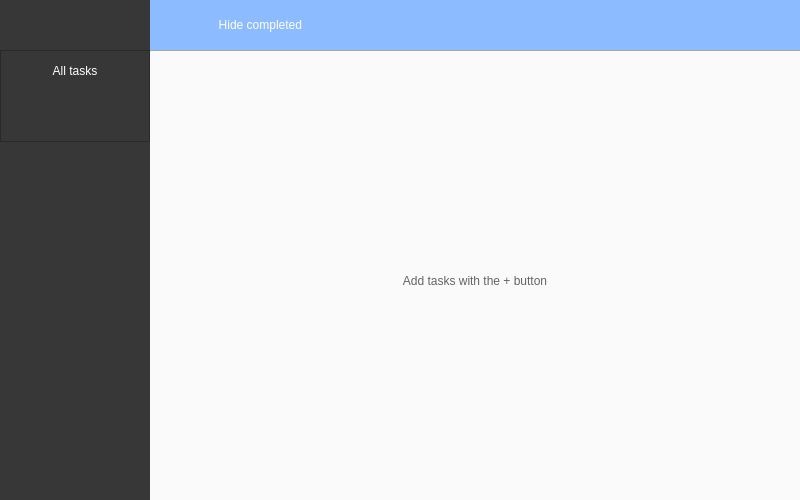
<?xml version="1.0" encoding="UTF-8"?>
<ui version="4.0">
 <class>MainWindow</class>
 <widget class="QMainWindow" name="MainWindow">
  <property name="geometry">
   <rect>
    <x>0</x>
    <y>0</y>
    <width>800</width>
    <height>500</height>
   </rect>
  </property>
  <property name="minimumSize">
   <size>
    <width>800</width>
    <height>500</height>
   </size>
  </property>
  <property name="maximumSize">
   <size>
    <width>16777215</width>
    <height>16777215</height>
   </size>
  </property>
  <property name="font">
   <font>
    <family>Segoe UI Light</family>
    <pointsize>12</pointsize>
    <weight>3</weight>
    <italic>false</italic>
    <bold>false</bold>
   </font>
  </property>
  <property name="windowTitle">
   <string>MainWindow</string>
  </property>
  <property name="styleSheet">
   <string notr="true">font: 25 12pt &quot;Segoe UI Light&quot;;</string>
  </property>
  <widget class="QWidget" name="centralwidget">
   <layout class="QHBoxLayout" name="verticalLayout">
    <property name="spacing">
     <number>0</number>
    </property>
    <property name="leftMargin">
     <number>0</number>
    </property>
    <property name="topMargin">
     <number>0</number>
    </property>
    <property name="rightMargin">
     <number>0</number>
    </property>
    <property name="bottomMargin">
     <number>0</number>
    </property>
    <item>
     <widget class="QFrame" name="sidebar_frame">
      <property name="minimumSize">
       <size>
        <width>150</width>
        <height>0</height>
       </size>
      </property>
      <property name="maximumSize">
       <size>
        <width>50</width>
        <height>16777215</height>
       </size>
      </property>
      <property name="styleSheet">
       <string notr="true">.QFrame {
	background: rgb(55, 55, 55);
}
.QPushButton {
	color: white;
	background: rgba(0, 0, 0, 0);
	border: none;
}
.QPushButton:hover:!pressed {
	background: rgba(0, 0, 0, 50);
}
</string>
      </property>
      <layout class="QVBoxLayout" name="verticalLayout_3">
       <property name="spacing">
        <number>0</number>
       </property>
       <property name="leftMargin">
        <number>0</number>
       </property>
       <property name="topMargin">
        <number>0</number>
       </property>
       <property name="rightMargin">
        <number>0</number>
       </property>
       <property name="bottomMargin">
        <number>0</number>
       </property>
       <item>
        <widget class="QFrame" name="sidebar_btn_frame">
         <property name="sizePolicy">
          <sizepolicy hsizetype="Preferred" vsizetype="Fixed">
           <horstretch>0</horstretch>
           <verstretch>0</verstretch>
          </sizepolicy>
         </property>
         <property name="frameShape">
          <enum>QFrame::NoFrame</enum>
         </property>
         <property name="frameShadow">
          <enum>QFrame::Raised</enum>
         </property>
         <layout class="QVBoxLayout" name="verticalLayout_4">
          <property name="spacing">
           <number>0</number>
          </property>
          <property name="leftMargin">
           <number>0</number>
          </property>
          <property name="topMargin">
           <number>0</number>
          </property>
          <property name="rightMargin">
           <number>0</number>
          </property>
          <property name="bottomMargin">
           <number>0</number>
          </property>
          <item>
           <widget class="QPushButton" name="toggle_menu_btn">
            <property name="sizePolicy">
             <sizepolicy hsizetype="Preferred" vsizetype="Fixed">
              <horstretch>0</horstretch>
              <verstretch>0</verstretch>
             </sizepolicy>
            </property>
            <property name="minimumSize">
             <size>
              <width>50</width>
              <height>50</height>
             </size>
            </property>
            <property name="maximumSize">
             <size>
              <width>60</width>
              <height>16777215</height>
             </size>
            </property>
            <property name="styleSheet">
             <string notr="true">background-image: url(:/images/icons/burger.png);
</string>
            </property>
            <property name="text">
             <string/>
            </property>
            <property name="iconSize">
             <size>
              <width>50</width>
              <height>50</height>
             </size>
            </property>
           </widget>
          </item>
         </layout>
        </widget>
       </item>
       <item>
        <widget class="QScrollArea" name="projects_scoll">
         <property name="sizePolicy">
          <sizepolicy hsizetype="Expanding" vsizetype="MinimumExpanding">
           <horstretch>0</horstretch>
           <verstretch>0</verstretch>
          </sizepolicy>
         </property>
         <property name="styleSheet">
          <string notr="true">.QScrollArea {
	border: 0px solid;
}
.QWidget{
	background: rgb(55, 55, 55);
}</string>
         </property>
         <property name="widgetResizable">
          <bool>true</bool>
         </property>
         <widget class="QWidget" name="projects_content">
          <property name="geometry">
           <rect>
            <x>0</x>
            <y>0</y>
            <width>150</width>
            <height>450</height>
           </rect>
          </property>
          <property name="sizePolicy">
           <sizepolicy hsizetype="Preferred" vsizetype="Minimum">
            <horstretch>0</horstretch>
            <verstretch>0</verstretch>
           </sizepolicy>
          </property>
          <layout class="QVBoxLayout" name="verticalLayout_5">
           <property name="spacing">
            <number>0</number>
           </property>
           <property name="leftMargin">
            <number>0</number>
           </property>
           <property name="topMargin">
            <number>0</number>
           </property>
           <property name="rightMargin">
            <number>0</number>
           </property>
           <property name="bottomMargin">
            <number>0</number>
           </property>
           <item alignment="Qt::AlignTop">
            <widget class="QFrame" name="projects_area">
             <property name="frameShape">
              <enum>QFrame::StyledPanel</enum>
             </property>
             <property name="frameShadow">
              <enum>QFrame::Raised</enum>
             </property>
             <layout class="QVBoxLayout" name="verticalLayout_11">
              <property name="spacing">
               <number>0</number>
              </property>
              <property name="leftMargin">
               <number>0</number>
              </property>
              <property name="topMargin">
               <number>0</number>
              </property>
              <property name="rightMargin">
               <number>0</number>
              </property>
              <property name="bottomMargin">
               <number>0</number>
              </property>
              <item>
               <widget class="QPushButton" name="all_projects_btn">
                <property name="minimumSize">
                 <size>
                  <width>0</width>
                  <height>40</height>
                 </size>
                </property>
                <property name="styleSheet">
                 <string notr="true">padding: 10px;</string>
                </property>
                <property name="text">
                 <string>All tasks</string>
                </property>
               </widget>
              </item>
              <item>
               <widget class="QPushButton" name="create_project_btn">
                <property name="minimumSize">
                 <size>
                  <width>0</width>
                  <height>50</height>
                 </size>
                </property>
                <property name="maximumSize">
                 <size>
                  <width>50</width>
                  <height>16777215</height>
                 </size>
                </property>
                <property name="styleSheet">
                 <string notr="true">background-image: url(./uis/res/icons/plus.png);</string>
                </property>
                <property name="text">
                 <string/>
                </property>
               </widget>
              </item>
             </layout>
            </widget>
           </item>
          </layout>
         </widget>
        </widget>
       </item>
      </layout>
     </widget>
    </item>
    <item>
     <widget class="QFrame" name="content">
      <property name="styleSheet">
       <string notr="true">.QFrame{
	background: rgb(167, 167, 167);
}</string>
      </property>
      <property name="frameShape">
       <enum>QFrame::NoFrame</enum>
      </property>
      <property name="frameShadow">
       <enum>QFrame::Raised</enum>
      </property>
      <layout class="QVBoxLayout" name="verticalLayout_2">
       <property name="spacing">
        <number>1</number>
       </property>
       <property name="leftMargin">
        <number>0</number>
       </property>
       <property name="topMargin">
        <number>0</number>
       </property>
       <property name="rightMargin">
        <number>0</number>
       </property>
       <property name="bottomMargin">
        <number>0</number>
       </property>
       <item>
        <widget class="QFrame" name="top_bar_frame">
         <property name="maximumSize">
          <size>
           <width>16777215</width>
           <height>50</height>
          </size>
         </property>
         <property name="styleSheet">
          <string notr="true">.QFrame {
	background: rgb(140, 187, 255);
	background-image: url(./uis/res/icons/banner.png);
}
.QPushButton {
	color: white;
	background: rgba(0, 0, 0, 0);
	border: none;
}
.QPushButton:hover:!pressed {
	background: rgba(0, 0, 0, 50);
}
</string>
         </property>
         <property name="frameShape">
          <enum>QFrame::NoFrame</enum>
         </property>
         <property name="frameShadow">
          <enum>QFrame::Raised</enum>
         </property>
         <layout class="QHBoxLayout" name="horizontalLayout">
          <property name="spacing">
           <number>0</number>
          </property>
          <property name="leftMargin">
           <number>0</number>
          </property>
          <property name="topMargin">
           <number>0</number>
          </property>
          <property name="bottomMargin">
           <number>0</number>
          </property>
          <item alignment="Qt::AlignHCenter">
           <widget class="QPushButton" name="create_note_btn">
            <property name="minimumSize">
             <size>
              <width>50</width>
              <height>50</height>
             </size>
            </property>
            <property name="styleSheet">
             <string notr="true">QPushButton{
	background-image: url(./uis/res/icons/plus.png);
}</string>
            </property>
            <property name="text">
             <string/>
            </property>
            <property name="iconSize">
             <size>
              <width>50</width>
              <height>50</height>
             </size>
            </property>
           </widget>
          </item>
          <item>
           <widget class="QCheckBox" name="finished_notes_check">
            <property name="sizePolicy">
             <sizepolicy hsizetype="Minimum" vsizetype="Expanding">
              <horstretch>0</horstretch>
              <verstretch>0</verstretch>
             </sizepolicy>
            </property>
            <property name="layoutDirection">
             <enum>Qt::RightToLeft</enum>
            </property>
            <property name="styleSheet">
             <string notr="true">QCheckBox {
	color: white;
	background: rgba(0, 0, 0, 0);
	padding-left: 17px;
	padding-right: 17px;
}
QCheckBox:hover:!pressed {
	background: rgba(0, 0, 0, 50);
}
/*QCheckBox::indicator {
	background: rgba(0, 0, 0, 50);
}*/</string>
            </property>
            <property name="text">
             <string>Hide completed</string>
            </property>
            <property name="tristate">
             <bool>false</bool>
            </property>
           </widget>
          </item>
          <item>
           <spacer name="horizontalSpacer">
            <property name="orientation">
             <enum>Qt::Horizontal</enum>
            </property>
            <property name="sizeHint" stdset="0">
             <size>
              <width>40</width>
              <height>20</height>
             </size>
            </property>
           </spacer>
          </item>
         </layout>
        </widget>
       </item>
       <item>
        <widget class="QScrollArea" name="timeline_scroll">
         <property name="styleSheet">
          <string notr="true">.QScrollArea {
	border: 0px solid;
}</string>
         </property>
         <property name="widgetResizable">
          <bool>true</bool>
         </property>
         <widget class="QWidget" name="timeline_contents">
          <property name="geometry">
           <rect>
            <x>0</x>
            <y>0</y>
            <width>650</width>
            <height>449</height>
           </rect>
          </property>
          <property name="styleSheet">
           <string notr="true">background: rgb(250, 250, 250);</string>
          </property>
          <layout class="QVBoxLayout" name="verticalLayout_9">
           <property name="spacing">
            <number>0</number>
           </property>
           <property name="leftMargin">
            <number>0</number>
           </property>
           <property name="topMargin">
            <number>0</number>
           </property>
           <property name="rightMargin">
            <number>0</number>
           </property>
           <property name="bottomMargin">
            <number>0</number>
           </property>
           <item alignment="Qt::AlignTop">
            <widget class="QFrame" name="timeline_area">
             <layout class="QVBoxLayout" name="verticalLayout_10">
              <property name="spacing">
               <number>10</number>
              </property>
              <property name="leftMargin">
               <number>15</number>
              </property>
              <property name="topMargin">
               <number>15</number>
              </property>
              <property name="rightMargin">
               <number>15</number>
              </property>
              <property name="bottomMargin">
               <number>15</number>
              </property>
             </layout>
            </widget>
           </item>
           <item>
            <widget class="QLabel" name="empty_timeline_label">
             <property name="sizePolicy">
              <sizepolicy hsizetype="Preferred" vsizetype="Expanding">
               <horstretch>0</horstretch>
               <verstretch>0</verstretch>
              </sizepolicy>
             </property>
             <property name="styleSheet">
              <string notr="true">color: rgb(100, 100, 100);
padding-bottom: 20px;</string>
             </property>
             <property name="text">
              <string>Add tasks with the + button</string>
             </property>
             <property name="alignment">
              <set>Qt::AlignCenter</set>
             </property>
             <property name="wordWrap">
              <bool>true</bool>
             </property>
            </widget>
           </item>
          </layout>
         </widget>
        </widget>
       </item>
      </layout>
     </widget>
    </item>
   </layout>
  </widget>
 </widget>
 <resources>
  <include location="icon_resouce.qrc"/>
  <include location="banner_res.qrc"/>
 </resources>
 <connections/>
</ui>
